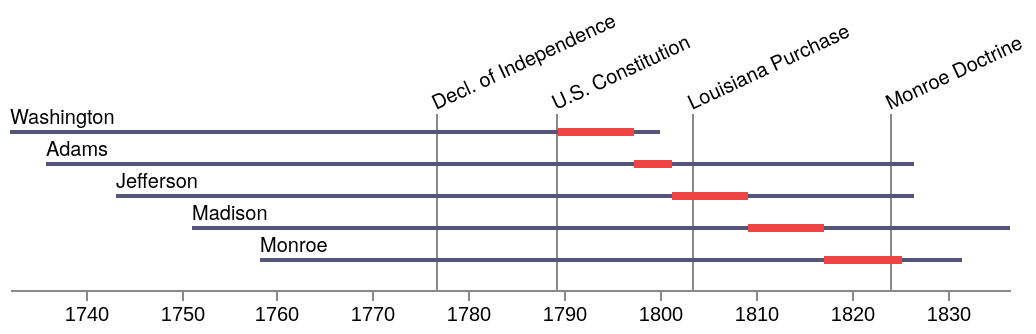

Describe this chart as a Vega-Lite specification.
### Vega specification from a JSON file in a GitHub repository (floating-point values rounded to 4 significant figures)
{"$schema": "https://vega.github.io/schema/vega/v3.0.json", "width": 500, "height": 80, "padding": 5, "data": [{"name": "people", "values": [{"label": "Washington", "born": -7506057600000, "died": -5366196000000, "enter": -5701424400000, "leave": -5453884800000}, {"label": "Adams", "born": -7389766800000, "died": -4528285200000, "enter": -5453884800000, "leave": -5327740800000}, {"label": "Jefferson", "born": -7154586000000, "died": -4528285200000, "enter": -5327740800000, "leave": -5075280000000}, {"label": "Madison", "born": -6904544400000, "died": -4213184400000, "enter": -5075280000000, "leave": -4822819200000}, {"label": "Monroe", "born": -6679904400000, "died": -4370518800000, "enter": -4822819200000, "leave": -4570358400000}]}, {"name": "events", "format": {"type": "json", "parse": {"when": "date"}}, "values": [{"name": "Decl. of Independence", "when": "July 4, 1776"}, {"name": "U.S. Constitution", "when": "3/4/1789"}, {"name": "Louisiana Purchase", "when": "April 30, 1803"}, {"name": "Monroe Doctrine", "when": "Dec 2, 1823"}]}], "scales": [{"name": "yscale", "type": "band", "range": [0, {"signal": "height"}], "domain": {"data": "people", "field": "label"}}, {"name": "xscale", "type": "time", "range": "width", "round": true, "domain": {"data": "people", "fields": ["born", "died"]}}], "axes": [{"orient": "bottom", "scale": "xscale"}], "marks": [{"type": "text", "from": {"data": "events"}, "encode": {"enter": {"x": {"scale": "xscale", "field": "when"}, "y": {"value": -10}, "angle": {"value": -25}, "fill": {"value": "#000"}, "text": {"field": "name"}, "font": {"value": "Helvetica Neue"}, "fontSize": {"value": 10}}}}, {"type": "rect", "from": {"data": "events"}, "encode": {"enter": {"x": {"scale": "xscale", "field": "when"}, "y": {"value": -8}, "width": {"value": 1}, "height": {"field": {"group": "height"}, "offset": 8}, "fill": {"value": "#888"}}}}, {"type": "text", "from": {"data": "people"}, "encode": {"enter": {"x": {"scale": "xscale", "field": "born"}, "y": {"scale": "yscale", "field": "label", "offset": -3}, "fill": {"value": "#000"}, "text": {"field": "label"}, "font": {"value": "Helvetica Neue"}, "fontSize": {"value": 10}}}}, {"type": "rect", "from": {"data": "people"}, "encode": {"enter": {"x": {"scale": "xscale", "field": "born"}, "x2": {"scale": "xscale", "field": "died"}, "y": {"scale": "yscale", "field": "label"}, "height": {"value": 2}, "fill": {"value": "#557"}}}}, {"type": "rect", "from": {"data": "people"}, "encode": {"enter": {"x": {"scale": "xscale", "field": "enter"}, "x2": {"scale": "xscale", "field": "leave"}, "y": {"scale": "yscale", "field": "label", "offset": -1}, "height": {"value": 4}, "fill": {"value": "#e44"}}}}]}
